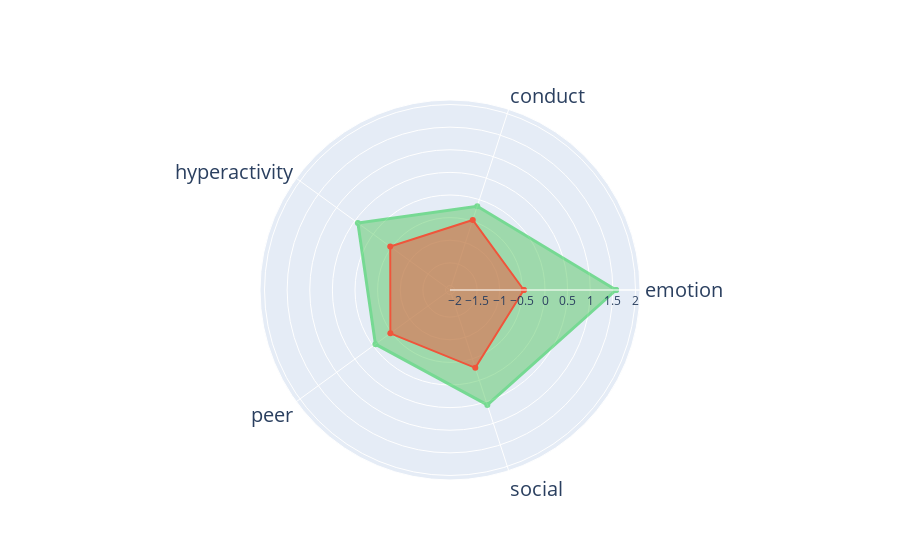

Here is the notebook cell this chart was saved with:
### Code cell
import plotly.graph_objects as go
from matplotlib import cm

categories = ['emotion', 'conduct', 'hyperactivity','peer', 'social']
categories.append(categories[0])
profileCluster3bis = profileCluster4
profileCluster3bis.append(profileCluster4[0])
profileClusterTypical = profileCluster6
profileClusterTypical.append(profileCluster6[0])

fig = go.Figure()

fig.add_trace(go.Scatterpolar(
      r=profileCluster3bis,
      theta=categories,
      fill='toself',
      fillcolor = 'rgba'+ str((90,200,101,1)),
    #fillcolor = 'green',
    opacity = 0.5,
    line=dict(color='rgba'+ str((10,200,50,1)), width=3),
    
))

fig.add_trace(go.Scatterpolar(
      r=profileClusterTypical,
      theta=categories,
      fill='toself',
      
))


fig.update_layout(
  polar=dict(
    radialaxis=dict(
      visible=True,
      range=[-2.1, 2.1]),
        angularaxis = dict(tickfont_size = 20)
        
    ),
  showlegend=False
)

#plt.savefig('clustersProfiles.png')
fig.show()
fig.write_image("cluster4_MCS5_emotion.svg")

### Figure 1 — Plotly figure (JSON) as saved in the notebook; plotly's stock layout.template omitted (floating-point values rounded to 4 significant figures)
{"data": [{"fill": "toself", "fillcolor": "rgba(90, 200, 101, 1)", "line": {"color": "rgba(10, 200, 50, 1)", "width": 3}, "name": "Cluster 1", "opacity": 0.5, "r": [1.571, -0.1528, 0.4167, -0.06253, 0.5714, 1.571], "theta": ["emotion", "conduct", "hyperactivity", "peer", "social", "emotion"], "type": "scatterpolar"}, {"fill": "toself", "name": "Cluster 4", "r": [-0.468, -0.4726, -0.4665, -0.4703, -0.2907, -0.468, -0.468, -0.468, -0.468], "theta": ["emotion", "conduct", "hyperactivity", "peer", "social", "emotion"], "type": "scatterpolar"}], "layout": {"autosize": true, "polar": {"angularaxis": {"tickfont": {"size": 20}, "type": "category"}, "radialaxis": {"autorange": false, "range": [-2.1, 2.1], "type": "linear", "visible": true}}, "showlegend": false}}
